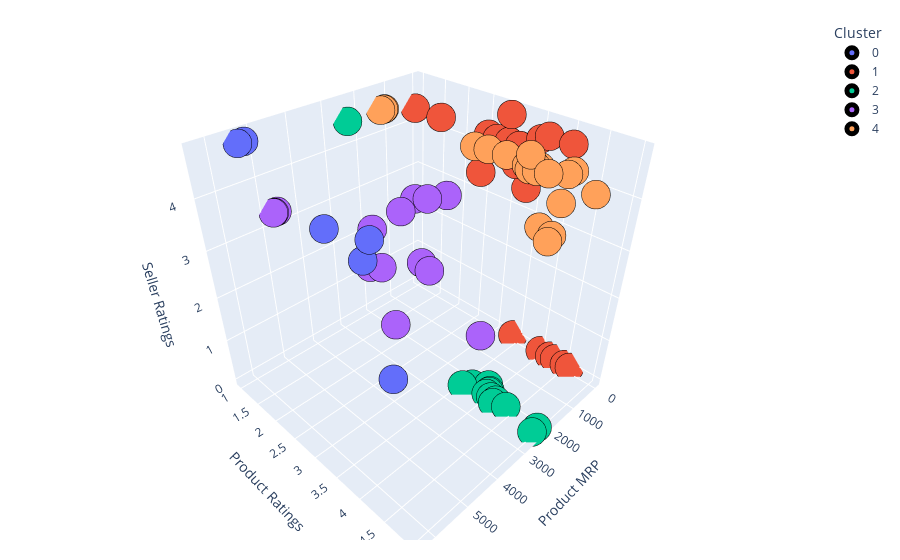

Notebook code cell kept with this figure:
### Code cell
plot3d(isTrain=True)

### Figure 1 — Plotly figure (JSON) as saved in the notebook; plotly's stock layout.template omitted (floating-point values rounded to 4 significant figures)
{"data": [{"hovertemplate": "Cluster =0<br>Product MRP =%{x}<br>Product Ratings =%{y}<br>Seller Ratings =%{z}<extra></extra>", "legendgroup": "0", "marker": {"color": "#636efa", "line": {"color": "black", "width": 10}, "size": 10, "symbol": "circle"}, "mode": "markers", "name": "0", "scene": "scene", "showlegend": true, "type": "scatter3d", "x": [5999, 5248, 5999, 5999, 5248, 6159, 5999, 5398, 6299, 5398], "y": [4.4, 1, 4.1, 4.4, 1, 4.1, 4.1, 1, 3.6, 1], "z": [2.65, 4.75, 4.75, 2.65, 4.75, 4.5, 4.75, 4.75, 4.75, 4.75]}, {"hovertemplate": "Cluster =1<br>Product MRP =%{x}<br>Product Ratings =%{y}<br>Seller Ratings =%{z}<extra></extra>", "legendgroup": "1", "marker": {"color": "#EF553B", "line": {"color": "black", "width": 10}, "size": 10, "symbol": "circle"}, "mode": "markers", "name": "1", "scene": "scene", "showlegend": true, "type": "scatter3d", "x": [123, 150, 125, 139, 136, 150, 0, 199, 123, 124, 115, 0, 0, 119, 150, 141, 187, 150, 141, 125, 0, 0, 125, 0, 115, 0, 139, 0, 199, 149, 149, 125, 187, 124, 119, 0, 136], "y": [3, 4.1, 1, 2.5, 3.2, 4.1, 3.5, 3.2, 3, 2.6, 3, 4.5, 3.4, 3, 3.4, 3.2, 2.8, 3.4, 3.2, 1.6, 4, 4.3, 1, 4.6, 3, 4.2, 2.5, 3.5, 3.2, 3.7, 3.7, 1.6, 2.8, 2.6, 3, 4.6, 3.2], "z": [4.3, 4.65, 4.3, 3.5, 4.3, 4.65, 4.5, 3.95, 4.3, 4.3, 4.8, 0, 0, 4.3, 3.55, 4.3, 4.3, 3.55, 4.3, 4.3, 0, 0, 4.3, 0, 4.8, 0, 3.5, 4.5, 3.95, 4.65, 4.65, 4.3, 4.3, 4.3, 4.3, 0, 4.3]}, {"hovertemplate": "Cluster =2<br>Product MRP =%{x}<br>Product Ratings =%{y}<br>Seller Ratings =%{z}<extra></extra>", "legendgroup": "2", "marker": {"color": "#00cc96", "line": {"color": "black", "width": 10}, "size": 10, "symbol": "circle"}, "mode": "markers", "name": "2", "scene": "scene", "showlegend": true, "type": "scatter3d", "x": [2299, 2499, 2309, 2423, 2159, 2428, 2299, 2499, 2199, 2299, 2309, 2299, 2025], "y": [4, 5, 4.2, 1, 4, 4.2, 3.7, 3.6, 4, 5, 4.1, 4.4, 3.9], "z": [0, 0, 0, 4.5, 0, 0, 0, 0, 0, 0, 0, 0, 0]}, {"hovertemplate": "Cluster =3<br>Product MRP =%{x}<br>Product Ratings =%{y}<br>Seller Ratings =%{z}<extra></extra>", "legendgroup": "3", "marker": {"color": "#ab63fa", "line": {"color": "black", "width": 10}, "size": 10, "symbol": "circle"}, "mode": "markers", "name": "3", "scene": "scene", "showlegend": true, "type": "scatter3d", "x": [4343, 4499, 4899, 4755, 4775, 4899, 4343, 3940, 4699, 4799, 4600, 4600, 4699, 4999, 4999, 4699, 3844, 3998, 4799, 4799, 4699, 3940, 4775, 4755, 4799, 3998, 4499, 3844], "y": [3.9, 3.8, 3.7, 5, 1, 3.7, 3.9, 3.7, 3.1, 3.4, 3.1, 3.1, 3.1, 3.9, 3.9, 1, 3.5, 4, 1, 1, 1, 3.7, 1, 5, 3.4, 4, 3.8, 3.5], "z": [4.75, 4.75, 2.65, 3.3, 3.3, 2.65, 4.75, 3.3, 3.3, 3.5, 3.95, 3.95, 3.3, 4.75, 4.75, 3.3, 3.3, 4.75, 3.3, 3.3, 3.3, 3.3, 3.3, 3.3, 3.5, 4.75, 4.75, 3.3]}, {"hovertemplate": "Cluster =4<br>Product MRP =%{x}<br>Product Ratings =%{y}<br>Seller Ratings =%{z}<extra></extra>", "legendgroup": "4", "marker": {"color": "#FFA15A", "line": {"color": "black", "width": 10}, "size": 10, "symbol": "circle"}, "mode": "markers", "name": "4", "scene": "scene", "showlegend": true, "type": "scatter3d", "x": [1224, 1491, 1296, 848, 994, 1495, 779, 1490, 1495, 1374, 1485, 1050, 1382, 849, 1254, 1349, 1450, 1249, 1100, 1264, 1695, 779, 1264, 1382, 1249, 1224, 1374, 1296], "y": [1, 4, 3.2, 4.3, 4.4, 4, 4.4, 4.3, 4, 3.9, 5, 4.3, 3, 4, 1, 1, 4.1, 3.5, 4, 4, 4.5, 4.4, 4, 3, 3.5, 1, 3.9, 3.2], "z": [4.5, 4.5, 4.5, 3.85, 4.45, 4.75, 4.45, 4.55, 4.75, 4.5, 4.5, 3.3, 4.5, 3.25, 4.5, 4.5, 4.5, 4.5, 4.45, 4.5, 3.5, 4.45, 4.5, 4.5, 4.5, 4.5, 4.5, 4.5]}], "layout": {"legend": {"title": {"text": "Cluster "}, "tracegroupgap": 0}, "margin": {"b": 20, "l": 20, "r": 20, "t": 20}, "scene": {"domain": {"x": [0, 1], "y": [0, 1]}, "xaxis": {"title": {"text": "Product MRP "}}, "yaxis": {"title": {"text": "Product Ratings "}}, "zaxis": {"title": {"text": "Seller Ratings "}}}}}
